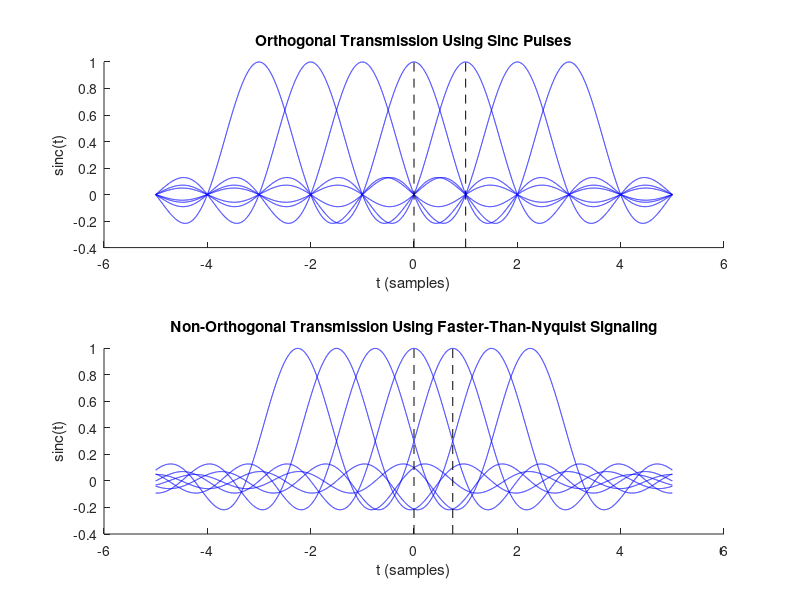

The MATLAB source for this figure: (Note: this script raises an error after producing the figure.)
% This script reproduces plots from the thesis:
% Capacity Analysis of Faster-Than-Nyquist MIMO Systems
% McGill University (Canada), 2017
% 
% Only the figures generated in MATLAB are reproduced here, for information on
% any hand-drawn figures, please contact the author.  Any novel contributions
% appearing in the thesis can be verified with this script.

% Use the same SNR for  all capacity plots.
snr = -5:5:20;

% Use the same number of channel instances to estimate ergodic capacity for all
% plots.
nChannelInstances = 1e3;

% Use the same packet size for all FTN capacity plots.
packetSize = 1e2;

%% Figure 3. Example of transmitted pulses in Nyquist rate and time-domain
%% systems
disp('Generating figure 3...');
t = -5:1e-3:5;
figure(3);
subplot(2,1,1);
hold on;
for tau = -3:1:3
    plot(t, sinc(t + tau), 'b-');
end
line([0, 0], [-0.4, 1], 'Color', 'k', 'LineStyle', '--');
line([1, 1], [-0.4, 1], 'Color', 'k', 'LineStyle', '--');
title('Orthogonal Transmission Using Sinc Pulses');
xlabel('t (samples)');
ylabel('sinc(t)');
subplot(2,1,2);
hold on;
for tau = -3:1:3
    plot(t, sinc(t + 0.75 * tau), 'b-');
end
line([0, 0], [-0.4, 1], 'Color', 'k', 'LineStyle', '--');
line([0.75, 0.75], [-0.4, 1], 'Color', 'k', 'LineStyle', '--');
title('Non-Orthogonal Transmission Using Faster-Than-Nyquist Signaling');
xlabel('t (samples)');
ylabel('sinc(t)');
hold off;

%% Figure 6. Capacity comparison of MIMO systems with n_t=n_r=1...10
disp('Generating figure 6...');
nAntennas = 1:10;
Cfig6 = zeros(length(nAntennas), length(snr));
for iAnt = 1:length(nAntennas)
    Cfig6(iAnt, :) = mimo_capacity('snr', snr, ...
                                   'nChannelInstances', nChannelInstances, ...
                                   'nTransmitAntennas', nAntennas(iAnt), ...
                                   'nReceiveAntennas', nAntennas(iAnt), ...
                                   'fadeType', 'zmsw', ...
                                   'csi', 'csir');
end
figure(6);
hold on;
plot(snr, Cfig6(1, :), 'r-+');
plot(snr, Cfig6(2, :), 'g-o');
plot(snr, Cfig6(3, :), 'b-*');
plot(snr, Cfig6(4, :), 'c-x');
plot(snr, Cfig6(5, :), 'm-s');
plot(snr, Cfig6(6, :), 'y-+');
plot(snr, Cfig6(7, :), 'c-o');
plot(snr, Cfig6(8, :), 'r-*');
plot(snr, Cfig6(9, :), 'g-x');
plot(snr, Cfig6(10, :), 'b-s');
xlabel('Capacity (Bits / Sec / Hz)');
ylabel('SNR (dB)');
legend('SISO', ...
       '2x2 MIMO', ...
       '4x4 MIMO', ...
       '5x5 MIMO', ...
       '6x6 MIMO', ...
       '7x7 MIMO', ...
       '8x8 MIMO', ...
       '9x9 MIMO', ...
       '10x10 MIMO', ...
       'Location', 'northwest');
hold off;

%% Figure 7. Capacity comparison of MISO systems for n_t=1...10
disp('Generating figure 7...');
nTx = 1:10;
Cfig7 = zeros(length(nTx), length(snr));
for iTx = 1:length(nTx)
    Cfig7(iTx, :) = mimo_capacity('snr', snr, ...
                                  'nChannelInstances', nChannelInstances, ...
                                  'nTransmitAntennas', nTx(iTx), ...
                                  'nReceiveAntennas', 1, ...
                                  'fadeType', 'zmsw', ...
                                  'csi', 'csir');
end
figure(7);
hold on;
plot(snr, Cfig7(1, :), 'r-+');
plot(snr, Cfig7(2, :), 'g-o');
plot(snr, Cfig7(3, :), 'b-*');
plot(snr, Cfig7(4, :), 'c-x');
plot(snr, Cfig7(5, :), 'm-s');
plot(snr, Cfig7(6, :), 'y-+');
plot(snr, Cfig7(7, :), 'c-o');
plot(snr, Cfig7(8, :), 'r-*');
plot(snr, Cfig7(9, :), 'g-x');
plot(snr, Cfig7(10, :), 'b-s');
xlabel('Capacity (Bits / Sec / Hz)');
ylabel('SNR (dB)');
legend('SISO', ...
       '2x1 MIMO', ...
       '3x1 MIMO', ...
       '4x1 MIMO', ...
       '5x1 MIMO', ...
       '6x1 MIMO', ...
       '7x1 MIMO', ...
       '8x1 MIMO', ...
       '9x1 MIMO', ...
       '10x1 MIMO', ...
       'Location', 'northwest');
hold off;

%% Figure 8. Capacity comparison of SIMO systems for n_r=1...10
disp('Generating figure 8...');
nRx = 1:10;
Cfig8 = zeros(length(nRx), length(snr));
for iRx = 1:length(nRx)
    Cfig8(iRx, :) = mimo_capacity('snr', snr, ...
                                  'nChannelInstances', nChannelInstances, ...
                                  'nReceiveAntennas', nRx(iRx), ...
                                  'fadeType', 'zmsw', ...
                                  'csi', 'csir');
end
figure(8);
hold on;
plot(snr, Cfig8(1, :), 'r-+');
plot(snr, Cfig8(2, :), 'g-o');
plot(snr, Cfig8(3, :), 'b-*');
plot(snr, Cfig8(4, :), 'c-x');
plot(snr, Cfig8(5, :), 'm-s');
plot(snr, Cfig8(6, :), 'y-+');
plot(snr, Cfig8(7, :), 'c-o');
plot(snr, Cfig8(8, :), 'r-*');
plot(snr, Cfig8(9, :), 'g-x');
plot(snr, Cfig8(10, :), 'b-s');
xlabel('Capacity (Bits / Sec / Hz)');
ylabel('SNR (dB)');
legend('SISO', ...
       '1x2 MIMO', ...
       '1x3 MIMO', ...
       '1x4 MIMO', ...
       '1x5 MIMO', ...
       '1x6 MIMO', ...
       '1x7 MIMO', ...
       '1x8 MIMO', ...
       '1x9 MIMO', ...
       '1x10 MIMO', ...
       'Location', 'northwest');
hold off;

%% Figure 9. Capacity comparison of a SISO system, 1x2 SIMO, 2x1 MISO, and a
%% 2x2 MIMO system
disp('Generating figure 9...');
figure(9);
hold on;
plot(snr, Cfig8(1, :), 'r-+');
plot(snr, Cfig8(2, :), 'g-o');
plot(snr, Cfig7(2, :), 'b-*');
plot(snr, Cfig6(2, :), 'c-x');
xlabel('Capacity (Bits / Sec / Hz)');
ylabel('SNR (dB)');
legend('SISO', ...
       '1x2 MIMO', ...
       '2x1 MIMO', ...
       '2x2 MIMO', ...
       'Location', 'northwest');
hold off;

%% Figure 10. Graphical representation of the water filling algorithm: the
%% height of each parallel Gaussian channel corresponds to the inverse of its
%% SNR and the water level corresponds to the power allocated to each channel
% 
%% Note:
%% The y-axis label in the thesis is misleading.  What is plotted is not 1/SNR,
%% but the inverse of the singular values of the channel matrix.  Regardless,
%% the graph still illustrates that more power should be allocated to the
%% parallel Gaussian channel with the highest SNR.  You can find the SNR for an
%% individual parallel Gaussian channel given its singular value using the
%% formula: SNR = 10*log10(sig_i/sig^2), where sig_i is the singular value and
%% sig^2 is the noise variance.
disp('Generating figure 10...');
H = channel_matrix('nTransmitAntennas', 10, ...
                   'nReceiveAntennas', 10, ...
                   'fadeType', 'zmsw');
parallelGaussianChannels = 1 ./ svd(H);
figure(10);
hold on;
bar(parallelGaussianChannels, 'b');
line([0, 10.5], ...
     [parallelGaussianChannels(8), parallelGaussianChannels(8)], ...
     'LineStyle', '-', ...
     'Color', 'r');
text(0.1, parallelGaussianChannels(8) + 0.1, 'Water level');
xlabel('Parallel Gaussian Channels');
ylabel('1/SNR');
axis([0, 10.5, 0, 6]);
hold off;

%% Figure 11. Comparison of MIMO systems with the same number of transmitters
%% and receivers for CSIR and CSIT
disp('Generating figure 11...');
nAnt = 2:2:8;
Cfig11 = zeros(length(nAnt), length(snr));
for iAnt = 1:length(nAnt)
    Cfig11(iAnt, :) = mimo_capacity('snr', snr, ...
                                    'nChannelInstances', nChannelInstances, ...
                                    'nTransmitAntennas', nAnt(iAnt), ...
                                    'nReceiveAntennas', nAnt(iAnt), ...
                                    'fadeType', 'zmsw', ...
                                    'csi', 'csit');
end
figure(11);
hold on;
plot(snr, Cfig8(1, :), 'r-+');
plot(snr, Cfig6(2, :), 'b-*');
plot(snr, Cfig11(1, :), 'b--*');
plot(snr, Cfig6(4, :), 'c-x');
plot(snr, Cfig11(2, :), 'c--x');
plot(snr, Cfig6(6, :), 'm-+');
plot(snr, Cfig11(3, :), 'm--+');
plot(snr, Cfig6(8, :), 'g-x');
plot(snr, Cfig11(4, :), 'g--x');
xlabel('SNR (dB)');
ylabel('Capacity (Bits / Sec / Hz');
legend('SISO', ...
       '2x2 MIMO CSIR',
       '2x2 MIMO CSIT',
       '4x4 MIMO CSIR',
       '4x4 MIMO CSIT',
       '6x6 MIMO CSIR',
       '6x6 MIMO CSIT',
       '8x8 MIMO CSIR',
       '8x8 MIMO CSIT',
       'Location', 'northwest');
hold off;

%% Figure 12. Comparison of MIMO systems with the more transmitting antennas
%% than receiving antennas for CSIR and CSIT
disp('Generating figure 12...');
nTx = 2:2:8;
Cfig12 = zeros(length(nTx), length(snr));
for iTx = 1:length(nTx)
    Cfig12(iTx, :) = mimo_capacity('snr', snr, ...
                                   'nChannelInstances', nChannelInstances, ...
                                   'nTransmitAntennas', nTx(iTx), ...
                                   'nReceiveAntennas', 1, ...
                                   'fadeType', 'zmsw', ...
                                   'csi', 'csit');
end
figure(12);
hold on;
plot(snr, Cfig8(1, :), 'r-+');
plot(snr, Cfig7(2, :), 'g-o');
plot(snr, Cfig12(1, :), 'g--o');
plot(snr, Cfig7(4, :), 'c-x');
plot(snr, Cfig12(2, :), 'c--x');
plot(snr, Cfig7(6, :), 'y-+');
plot(snr, Cfig12(3, :), 'y--+');
plot(snr, Cfig7(8, :), 'r-*');
plot(snr, Cfig12(4, :), 'r--*');
xlabel('SNR (dB)')
ylabel('Capacity (Bits / Sec / Hz');
legend('SISO', ...
       '2x1 MIMO CSIR', ...
       '2x1 MIMO CSIT', ...
       '4x1 MIMO CSIR', ...
       '4x1 MIMO CSIT', ...
       '6x1 MIMO CSIR', ...
       '6x1 MIMO CSIT', ...
       '8x1 MIMO CSIR', ...
       '8x1 MIMO CSIT', ...
       'Location', 'northwest');
hold off;

%% Figure 13. Comparison of MIMO Systems with more receiving antennas than
%% transmitting antennas for CSIR and CSIT
%%
%% Errata: In the thesis the label '1x9 MIMO CSIT' is incorrect, this should be
%% '1x8 MIMO CSIT'.
disp('Generating figure 13...');
nRx = 2:2:8;
Cfig13 = zeros(length(nRx), length(snr));
for iRx = 1:length(nRx)
    Cfig13(iRx, :) = mimo_capacity('snr', snr, ...
                                   'nChannelInstances', nChannelInstances, ...
                                   'nTransmitAntennas', 1, ...
                                   'nReceiveAntennas', nRx(iRx), ...
                                   'fadeType', 'zmsw', ...
                                   'csi', 'csit');
end
figure(13);
hold on;
plot(snr, Cfig8(1, :), 'r-+');
plot(snr, Cfig8(2, :), 'g-o');
plot(snr, Cfig13(1, :), 'g--o');
plot(snr, Cfig8(4, :), 'c-x');
plot(snr, Cfig13(2, :), 'c--x');
plot(snr, Cfig8(6, :), 'y-+');
plot(snr, Cfig13(3, :), 'y--+');
plot(snr, Cfig8(8, :), 'r-*');
plot(snr, Cfig13(4, :), 'r--*');
xlabel('SNR (dB)');
ylabel('Capacity (Bits / Sec / Hz');
legend('SISO', ...
       '1x2 MIMO CSIR', ...
       '1x2 MIMO CSIT', ...
       '1x4 MIMO CSIR', ...
       '1x4 MIMO CSIT', ...
       '1x6 MIMO CSIR', ...
       '1x6 MIMO CSIT', ...
       '1x8 MIMO CSIR', ...
       '1x8 MIMO CSIT', ...
       'Location', 'northwest');
hold off;

%% Figure 14. Comparison of a SISO system, 1x2 MIMO with CSIR, 2x1 MIMO with
%% CSIR, 2x2 MIMO with CSIR, 1x2 MIMO with CSIT, 2x1 MIMO with CSIT, and 2x2
%% MIMO with CSIT
%%
%% Errata: In the thesis the trace labels are incorrect.  Please refer to the
%% labels and corresponding traces generated by this script.
disp('Generating figure 14...');
figure(14);
hold on;
plot(snr, Cfig8(1, :), 'r-+');
plot(snr, Cfig8(2, :), 'g-o');
plot(snr, Cfig7(2, :), 'b-*');
plot(snr, Cfig6(2, :), 'c-x');
plot(snr, Cfig13(1, :), 'g--o');
plot(snr, Cfig12(1, :), 'b--*');
plot(snr, Cfig11(1, :), 'c--x');
xlabel('SNR (dB)');
ylabel('Capacity (Bits / Sec / Hz');
legend('SISO', ...
       '1x2 MIMO CSIR', ...
       '2x1 MIMO CSIR', ...
       '2x2 MIMO CSIR', ...
       '1x2 MIMO CSIT', ...
       '2x1 MIMO CSIT', ...
       '2x2 MIMO CSIT', ...
       'Location', 'northwest');
hold off;

%% Figure 18. Capacities of FTN systems from k=1...10
disp('Generating figure 18...');
nFtn = 1:10;
C = zeros(length(nFtn), length(snr));
for iFtn = 1:length(nFtn)
    Cfig18(iFtn, :) = ftn_capacity('snr', snr,
                                   'nFtnStreams', nFtn(iFtn), ...
                                   'packetSize', packetSize, ...
                                   'pulseShape', 'rect', ...
                                   'architecture', 'regular', ...
                                   'csi', 'csir');
end
figure(18);
hold on;
plot(snr, Cfig18(1, :), 'r-+');
plot(snr, Cfig18(2, :), 'g-o');
plot(snr, Cfig18(3, :), 'b-*');
plot(snr, Cfig18(4, :), 'c-x');
plot(snr, Cfig18(5, :), 'm-s');
plot(snr, Cfig18(6, :), 'y-+');
plot(snr, Cfig18(7, :), 'c-o');
plot(snr, Cfig18(8, :), 'r-*');
plot(snr, Cfig18(9, :), 'g-x');
plot(snr, Cfig18(10, :), 'b-s');
xlabel('SNR (dB)');
ylabel('Capacity (Bits / Sec / Hz');
legend('Nyquist Rate', ...
       '2xFTN', ...
       '3xFTN', ...
       '4xFTN', ...
       '5xFTN', ...
       '6xFTN', ...
       '7xFTN', ...
       '8xFTN', ...
       '9xFTN', ...
       '10xFTN', ...
       'Location', 'northwest');
hold off;

%% Figure 20. Capacity of a 2x2 MIMO System with FTN rates k=1...5
disp('Generating figure 20...');
nFtn = 2:5;
C = zeros(length(nFtn), length(snr));
for iFtn = 1:length(nFtn)
    Cfig20(iFtn, :) = ftnmimo_capacity('snr', snr, ...
                                       'nChannelInstances', nChannelInstances, ...
                                       'nTransmitAntennas', 2, ...
                                       'nReceiveAntennas', 2, ...
                                       'nFtnStreams', nFtn(iFtn), ...
                                       'packetSize', packetSize, ...
                                       'fadeType', 'zmsw', ...
                                       'pulseShape', 'rect', ...
                                       'architecture', 'regular');
end
figure(20);
hold on;
plot(snr, Cfig6(2, :), 'r-+');
plot(snr, Cfig20(1, :), 'g-o');
plot(snr, Cfig20(2, :), 'b-*');
plot(snr, Cfig20(3, :), 'c-x');
plot(snr, Cfig20(4, :), 'm-s');
xlabel('SNR (dB)');
ylabel('Capacity (Bits / Sec / Hz');
legend('Nyquist Transmission', ...
       '2xFTN', ...
       '3xFTN', ...
       '4xFTN', ...
       '5xFTN', ...
       'Location', 'northwest');
hold off;

%% Figure 21. Capacities of a 2xFTN system for various MIMO configurations
disp('Generating figure 21...');
nAnt = 2:5;
C = zeros(length(nAnt), length(snr));
for iAnt = 1:length(nAnt)
    Cfig21(iAnt, :) = ftnmimo_capacity('snr', snr, ...
                                      'nChannelInstances', nChannelInstances, ...
                                      'nTransmitAntennas', iAnt, ...
                                      'nReceiveAntennas', iAnt, ...
                                      'nFtnStreams', 2, ...
                                      'packetSize', packetSize, ...
                                      'fadeType', 'zmsw', ...
                                      'pulseShape', 'rect', ...
                                      'architecture', 'regular');
end
figure(21);
hold on;
plot(snr, Cfig18(2, :), 'r-+');
plot(snr, Cfig21(1, :), 'g-o');
plot(snr, Cfig21(2, :), 'b-*');
plot(snr, Cfig21(3, :), 'c-x');
plot(snr, Cfig21(4, :), 'm-s');
xlabel('SNR (dB)');
ylabel('Capacity (Bits / Sec / Hz');
legend('SISO', ...
       '2x2 MIMO', ...
       '3x3 MIMO', ...
       '4x4 MIMO', ...
       '5x5 MIMO', ...
       'Location', 'northwest');
hold off;





pause;
